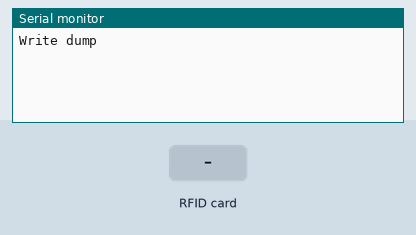
A sketch run on a simulated Arduino Uno, built with avr-gcc and run on an emulated ATmega328P. Shown: the last lines printed to the serial monitor. The test bench sets the inputs (shaded band).

Above: at 1.2 s.
1.3 s: RFID card 5E 7A 19 C4 held to the reader
At 1.4 s:
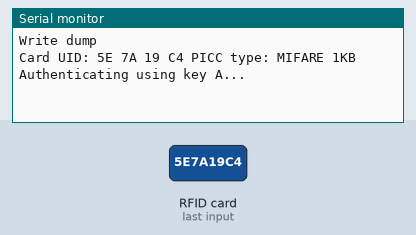
At 3.1 s:
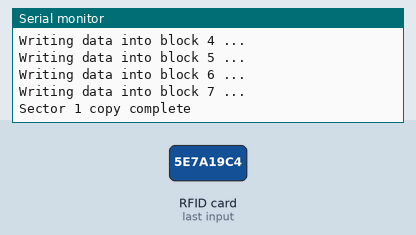
Timing chart, 0 to 4.6 s (numbered marks = the images above; inputs shaded):
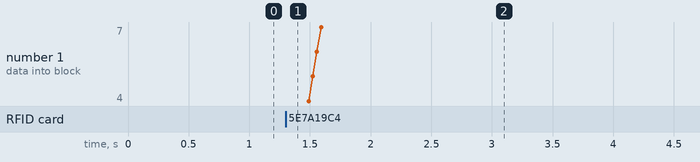

The sketch:

sector1.ino
```cpp
/*
 * Write personal data of a MIFARE RFID card using a RFID-RC522 reader
 * Uses MFRC522 - Library to use ARDUINO RFID MODULE KIT 13.56 MHZ WITH TAGS SPI W AND R BY COOQROBOT.
 * -----------------------------------------------------------------------------------------
 *             MFRC522      Arduino       Arduino   Arduino    Arduino          Arduino
 *             Reader/PCD   Uno/101       Mega      Nano v3    Leonardo/Micro   Pro Micro
 * Signal      Pin          Pin           Pin       Pin        Pin              Pin
 * -----------------------------------------------------------------------------------------
 * RST/Reset   RST          9             5         D9         RESET/ICSP-5     RST
 * SPI SS      SDA(SS)      10            53        D10        10               10
 * SPI MOSI    MOSI         11 / ICSP-4   51        D11        ICSP-4           16
 * SPI MISO    MISO         12 / ICSP-1   50        D12        ICSP-1           14
 * SPI SCK     SCK          13 / ICSP-3   52        D13        ICSP-3           15
 *
 * Hardware required:
 * Arduino
 * PCD (Proximity Coupling Device): NXP MFRC522 Contactless Reader IC
 * PICC (Proximity Integrated Circuit Card): A card or tag using the ISO 14443A interface, eg Mifare or NTAG203.
 * The reader can be found on eBay for around 5 dollars. Search for "mf-rc522" on ebay.com.
 */

#include <SPI.h>
#include <MFRC522.h>

#define RST_PIN         9           // Configurable, see typical pin layout above
#define SS_PIN          10          // Configurable, see typical pin layout above

MFRC522 mfrc522(SS_PIN, RST_PIN);   // Create MFRC522 instance

MFRC522::MIFARE_Key key;
MFRC522::MIFARE_Key key2;

void setup() {
  Serial.begin(9600);        // Initialize serial communications with the PC
  SPI.begin();               // Init SPI bus
  mfrc522.PCD_Init();        // Init MFRC522 card
  Serial.println(F("Write dump"));

  // Prepare key
  byte keys[] = {
    0x6B, 0x73, 0x63, 0x6F, //66 77 63 6f
    0x69, 0x6E,
  };
  // for my sanity
  for (int i = 0; i < 6; i++) {
    key.keyByte[i] = keys[i];
  }
  //second key
  for (byte i = 0; i < 6; i++) {
    key2.keyByte[i] = 0xFF;
  }
}

  byte blockAddr4 = 4;
  byte blockAddr5 = 5;
  byte blockAddr6 = 6;
  byte blockAddr7 = 7;
///Block 04, type A, key 6677636f696e :00 00 00 00 / 00 00 00 00 / 00 00 00 00 / 00 00 00 00
  byte dataBlock4[]    = {
    0x00, 0x00, 0x00, 0x00,
    0x00, 0x00, 0x00, 0x00,
    0x00, 0x00, 0x00, 0x00,
    0x00, 0x00, 0x00, 0x00,
  };
//Block 05, type A, key 6677636f696e :88 11 22 00 / 00 00 FF 07 / 80 69 FF FF / FF FF FF FF
  byte dataBlock5[]    = {
    0x88, 0x11, 0x22, 0x00,
    0x00, 0x00, 0xFF, 0x07,
    0x80, 0x69, 0xFF, 0xFF,
    0xFF, 0xFF, 0xFF, 0xFF,
  };
//Block 6, type A, key 6677636f696e :00 00 00 00 / 00 00 00 00 / 00 00 00 00 / 00 00 00 00
  byte dataBlock6[]    = {
    0x00, 0x00, 0x00, 0x00,
    0x00, 0x00, 0x00, 0x00,
    0x00, 0x00, 0x00, 0x00,
    0x00, 0x00, 0x00, 0x00,
  };
//Block 7, type A, key 6677636f696e :6B 73 63 6F / 69 6E FF 07 / 80 69 FF FF / FF FF FF FF
  byte dataBlock7[]    = {
    0x6B, 0x73, 0x63, 0x6F, //66 77 63 6f
    0x69, 0x6E, 0xFF, 0x07, //69 6e
    0x80, 0x69, 0xFF, 0xFF,
    0xFF, 0xFF, 0xFF, 0xFF,
  };

void loop() {
    // Look for new cards, and select one if present
  if ( ! mfrc522.PICC_IsNewCardPresent() || ! mfrc522.PICC_ReadCardSerial() ) {
    delay(50);
    return;
  }


    // Dump UID
  Serial.print(F("Card UID:"));
  for (byte i = 0; i < mfrc522.uid.size; i++) {
    Serial.print(mfrc522.uid.uidByte[i] < 0x10 ? " 0" : " ");
    Serial.print(mfrc522.uid.uidByte[i], HEX);
  }
  Serial.print(F(" PICC type: "));   // Dump PICC type
  MFRC522::PICC_Type piccType = mfrc522.PICC_GetType(mfrc522.uid.sak);
  Serial.println(mfrc522.PICC_GetTypeName(piccType));


  byte sector = 1;
  byte block = sector * 4 + 3;
  MFRC522::StatusCode status;
  //authenticating with keys
  Serial.println(F("Authenticating using key A..."));
  status = (MFRC522::StatusCode) mfrc522.PCD_Authenticate(MFRC522::PICC_CMD_MF_AUTH_KEY_A, block, &key, &(mfrc522.uid));
  Serial.println(MFRC522::STATUS_OK);
  Serial.println(status);
  if (status != MFRC522::STATUS_OK) {
    Serial.print(F("PCD_Authenticate() failed: "));
    Serial.println(mfrc522.GetStatusCodeName(status));
    return;
  }


  // Show the whole sector as it currently is

  Serial.println(F("Current data in sector:"));
  mfrc522.PICC_DumpMifareClassicSectorToSerial(&(mfrc522.uid), &key, sector);
  Serial.println();


  //authenticate again with key b
  Serial.println(F("Authenticating again using key B..."));
  status = (MFRC522::StatusCode) mfrc522.PCD_Authenticate(MFRC522::PICC_CMD_MF_AUTH_KEY_B, block, &key2, &(mfrc522.uid));
  Serial.println(MFRC522::STATUS_OK);
  Serial.println(status);
  if (status != MFRC522::STATUS_OK) {
    Serial.print(F("PCD_Authenticate() failed: "));
    Serial.println(mfrc522.GetStatusCodeName(status));
    return;
  }


  //writing to block 4
  Serial.print(F("Writing data into block ")); Serial.print(blockAddr4);
  Serial.println(F(" ..."));
  status = (MFRC522::StatusCode) mfrc522.MIFARE_Write(blockAddr4, dataBlock4, 16);
  if (status != MFRC522::STATUS_OK) {
    Serial.print(F("MIFARE_Write() failed: "));
    Serial.println(mfrc522.GetStatusCodeName(status));
  }
  Serial.println();

  //writing to block 5
  Serial.print(F("Writing data into block ")); Serial.print(blockAddr5);
  Serial.println(F(" ..."));
  status = (MFRC522::StatusCode) mfrc522.MIFARE_Write(blockAddr5, dataBlock5, 16);
  if (status != MFRC522::STATUS_OK) {
    Serial.print(F("MIFARE_Write() failed: "));
    Serial.println(mfrc522.GetStatusCodeName(status));
  }
  Serial.println();

  //writing to block 6
  Serial.print(F("Writing data into block ")); Serial.print(blockAddr6);
  Serial.println(F(" ..."));
  status = (MFRC522::StatusCode) mfrc522.MIFARE_Write(blockAddr6, dataBlock6, 16);
  if (status != MFRC522::STATUS_OK) {
    Serial.print(F("MIFARE_Write() failed: "));
    Serial.println(mfrc522.GetStatusCodeName(status));
  }
  Serial.println();

  //writing to block 7
  Serial.print(F("Writing data into block ")); Serial.print(blockAddr7);
  Serial.println(F(" ..."));
  status = (MFRC522::StatusCode) mfrc522.MIFARE_Write(blockAddr7, dataBlock7, 16);
  if (status != MFRC522::STATUS_OK) {
    Serial.print(F("MIFARE_Write() failed: "));
    Serial.println(mfrc522.GetStatusCodeName(status));
  }
  Serial.println("Sector 1 copy complete");


  Serial.println();
  delay(2000);
}
```

Measured:
- after the input at 1.3 s, the serial monitor: prints a new line at once (image 1)
